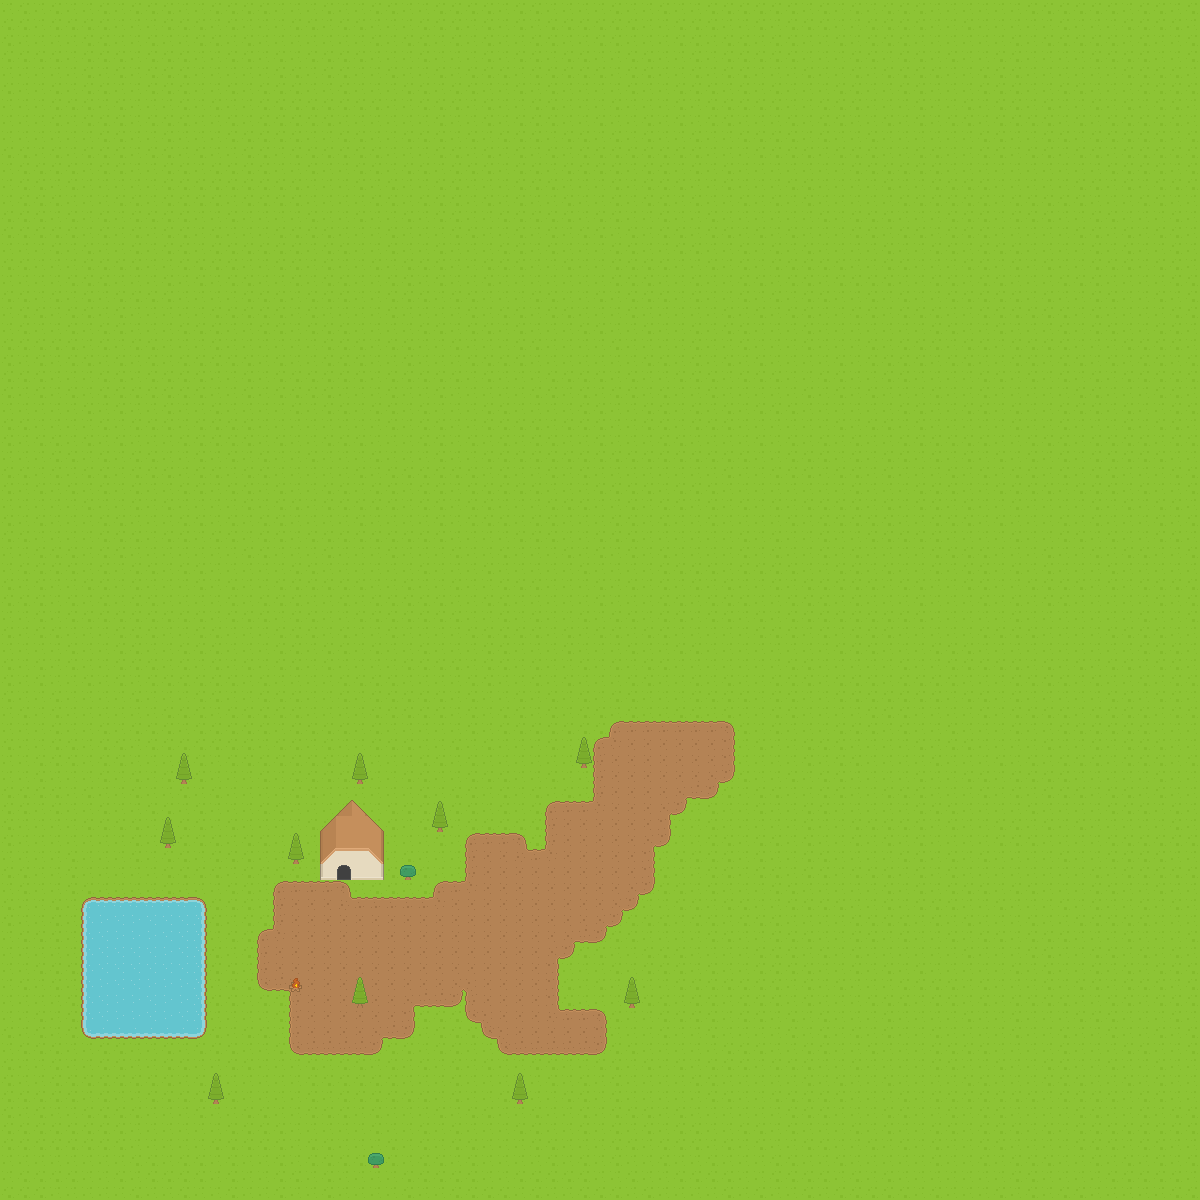

Tiled map render using the project's own tile images. Description and the map definition, with tile-layer contents summarised, below:
An orthogonal 75x75 tile map with 16x16 px tiles, 5 tile layers (Capa de Patrones 1, Capa de patrones 2, Objects, houses, ...).

<map version="1.0" tiledversion="1.0.2" orientation="orthogonal" renderorder="left-down" width="75" height="75" tilewidth="16" tileheight="16" nextobjectid="1">
 <tileset firstgid="1" source="base_tileset.tsx" />
 <layer name="Capa de Patrones 1" width="75" height="75">
  <data>[5625 cells, 5625 non-empty, 12 distinct tile ids]</data>
 </layer>
 <layer name="Capa de patrones 2" width="75" height="75">
  <data>[5625 cells, 303 non-empty, 13 distinct tile ids]</data>
 </layer>
 <layer name="Objects" width="75" height="75">
  <properties>
   <property name="unity:sortingLayerName" value="worldObjects" />
  </properties>
  <data>[5625 cells, 23 non-empty, 4 distinct tile ids]</data>
 </layer>
 <layer name="houses" width="75" height="75">
  <data>[5625 cells, 12 non-empty, 9 distinct tile ids]</data>
 </layer>
 <layer name="housestop" width="75" height="75">
  <data>[5625 cells, 15 non-empty, 9 distinct tile ids]</data>
 </layer>
</map>
